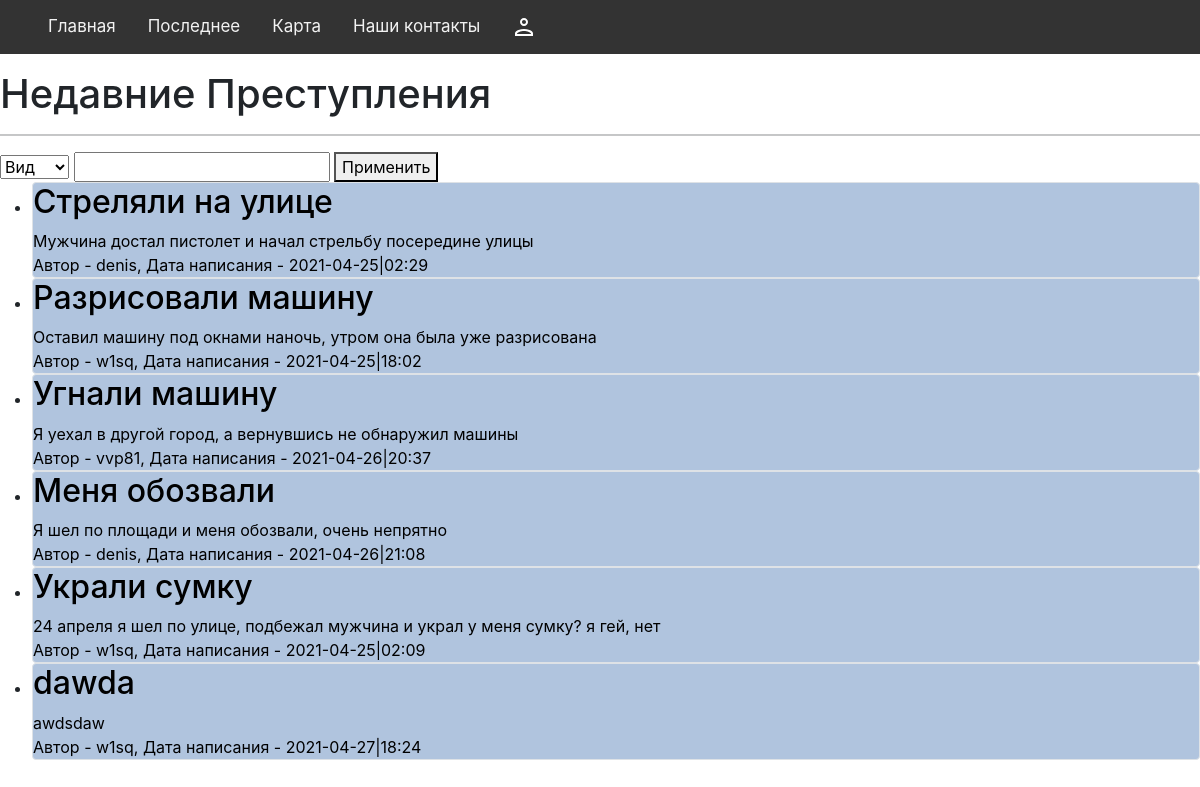
/crimes, run on the app's committed database.
### data/crimes.py (models this page shows)
class Crimes(SqlAlchemyBase):
    __tablename__ = "crimes"
    id = sqlalchemy.Column(sqlalchemy.Integer, primary_key=True, autoincrement=True)
    kind = sqlalchemy.Column(sqlalchemy.String, nullable=True)
    title = sqlalchemy.Column(sqlalchemy.String, nullable=True)
    adress = sqlalchemy.Column(sqlalchemy.String, nullable=True)
    content = sqlalchemy.Column(sqlalchemy.String, nullable=True)
    created_date = sqlalchemy.Column(sqlalchemy.DateTime, default=datetime.datetime.now)
    user_id = sqlalchemy.Column(sqlalchemy.Integer, sqlalchemy.ForeignKey("users.id"))
    user = orm.relation("User")

### data/users.py (models this page shows, shortened)
class User(SqlAlchemyBase):
    __tablename__ = "users"
    id = sqlalchemy.Column(sqlalchemy.Integer, primary_key=True, autoincrement=True)
    name = sqlalchemy.Column(sqlalchemy.String, nullable=True)
    email = sqlalchemy.Column(sqlalchemy.String, index=True, unique=True, nullable=True)
    hashed_password = sqlalchemy.Column(sqlalchemy.String, nullable=True)
    created_date = sqlalchemy.Column(sqlalchemy.DateTime, default=datetime.datetime.now)
    news = orm.relation("Crimes", back_populates="user")
    questions = orm.relation("Questions", back_populates="user")

### app.py (the view)
@app.route("/crimes", methods=["POST", "GET"])
def listofcrimes():
    db_sess = db_session.create_session()
    if request.method == "POST" and request.form["filter_written"]:
        option = request.form["filter"].lower()
        user_input = str(request.form["filter_written"]).lower()
        print(option, user_input)
        if option == "вид":
            typ = user_input[0].upper() + user_input[1:]
            crimes = db_sess.query(Crimes).filter(Crimes.kind.like(f"%{typ}%")).all()
        elif option == "автор":
            author_id = db_sess.query(User).filter(User.name == user_input).first().id
            crimes = (
                db_sess.query(Crimes)
                .filter(Crimes.user_id.like(f"%{author_id}%"))
                .all()
            )
        elif option == "дата":
            crimes = db_sess.query(Crimes).all()
            ok = []
            for item in crimes:
                if user_input in str(item.created_date):
                    ok.append(item.id)
            crimes = db_sess.query(Crimes).filter(Crimes.id.in_(ok)).all()
    else:
        crimes = db_sess.query(Crimes).all()
    return render_template(
        "listofcrimes.html", login=logged, crimes=crimes, user_data=user_data
    )

### data/db_session.py (called while the page is built)
def create_session() -> Session:
    global __factory
    return __factory()

### templates/listofcrimes.html (shortened to what this page needs)
{% extends 'base.html' %}
{% block content %}
<h1>Недавние Преступления</h1>
<hr>
<form method="POST" role="form">
    <select id='filter' name='filter'>
        <option>Вид</option>
    </select>
    <input id='filter_written' name='filter_written'>
    <button type="submit">Применить</button>
</form>
{% if not crimes %}
<h3>Ничего не найдено</h3>
{% else %}
<ul>
    {% for item in crimes %} <li>
        <a href="/crimes/{{item.id}}" style="color: black;">
            {% if item.user_id == user_data.id %}
            <div class="col-md6 border rounded" name='crime' id='crime' style="background-color: lightgreen ;">
                <div class="col-md6 border rounded" name='crime' id='crime' style="background-color: black ;"></div>
                <h2>{{item.title}}</h2>
                <div>
                    {{item.content}}
                </div>
                <div>
                    Автор - {{item.user.name}}, Дата написания - {{item.created_date.isoformat("|","minutes")}}
                </div>
                {% else %}
                <div class="col-md6 border rounded" name='crime' id='crime' style="background-color: lightsteelblue ;">
                    <h2>{{item.title}}</h2>
                    <div>
                        {{item.content}}
                    </div>
                    <div>
                        Автор - {{item.user.name}}, Дата написания - {{item.created_date.isoformat("|","minutes")}}
                    </div>
                </div>
                {% endif %}
        </a>
    </li>
    {% endfor %}
</ul>
{% endif %}
{% endblock %}

### data on the page
Crimes: title "Стреляли на улице", content "Мужчина достал пистолет и начал стрельбу посередине улицы", user.name "denis", created_date "2021-04-25|02:29"
Crimes: title "Разрисовали машину", content "Оставил машину под окнами наночь, утром она была уже разрисована", user.name "w1sq", created_date "2021-04-25|18:02"
Crimes: title "Угнали машину", content "Я уехал в другой город, а вернувшись не обнаружил машины", user.name "vvp81", created_date "2021-04-26|20:37"
Crimes: title "Меня обозвали", content "Я шел по площади и меня обозвали, очень непрятно", user.name "denis", created_date "2021-04-26|21:08"
Crimes: title "Украли сумку", content "24 апреля я шел по улице, подбежал мужчина и украл у меня сумку? я гей, нет", user.name "w1sq", created_date "2021-04-25|02:09"
Crimes: title "dawda", content "awdsdaw", user.name "w1sq", created_date "2021-04-27|18:24"
